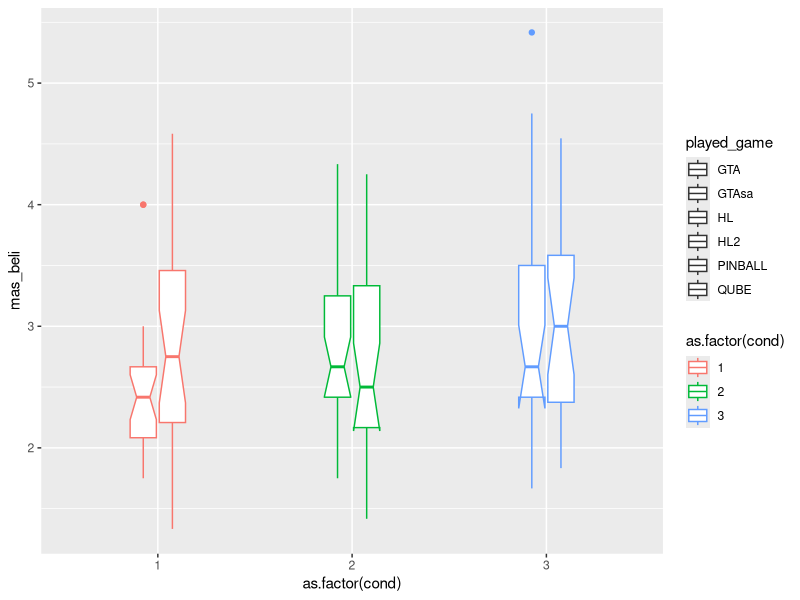
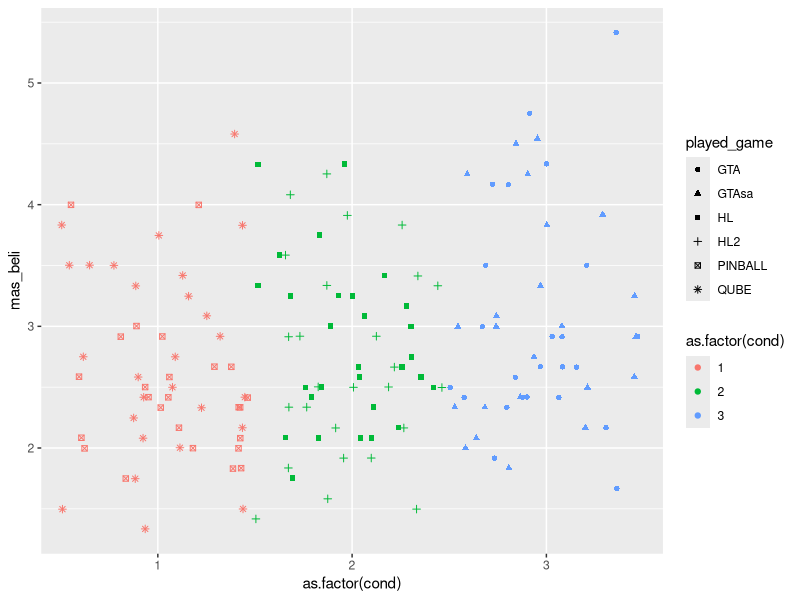
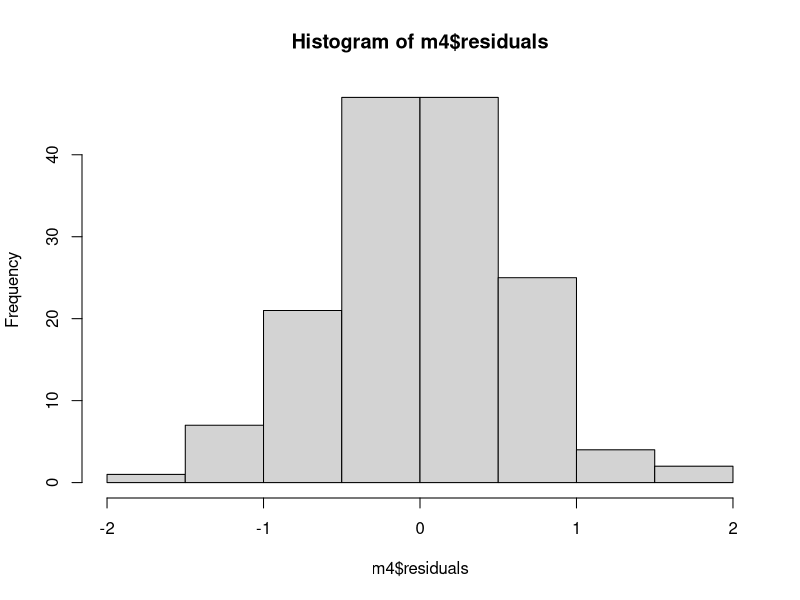
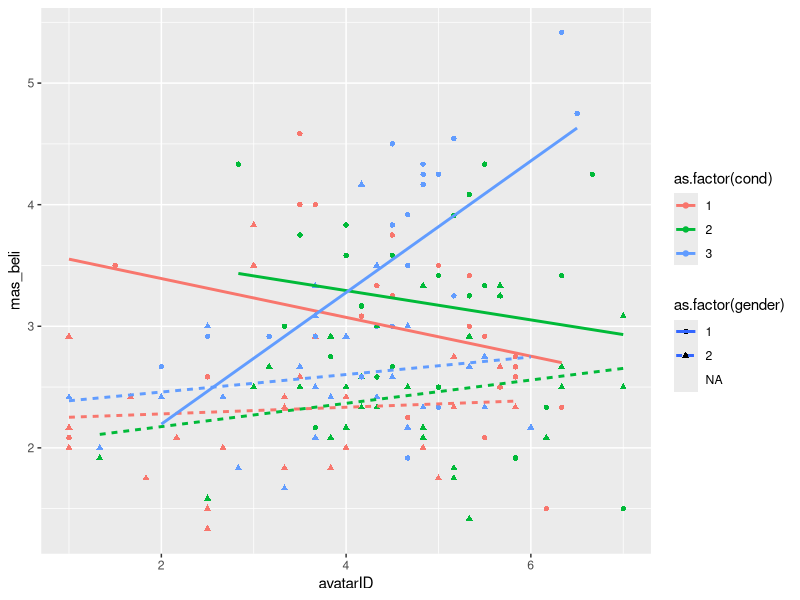
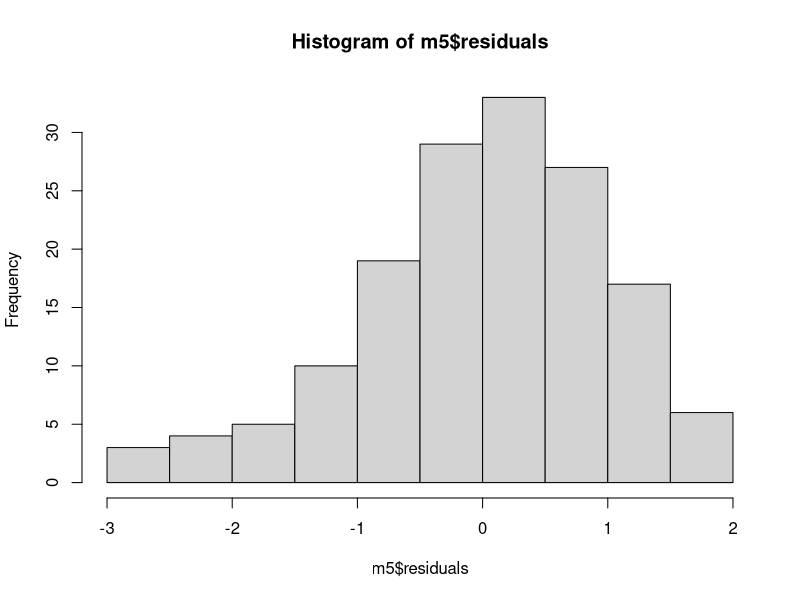
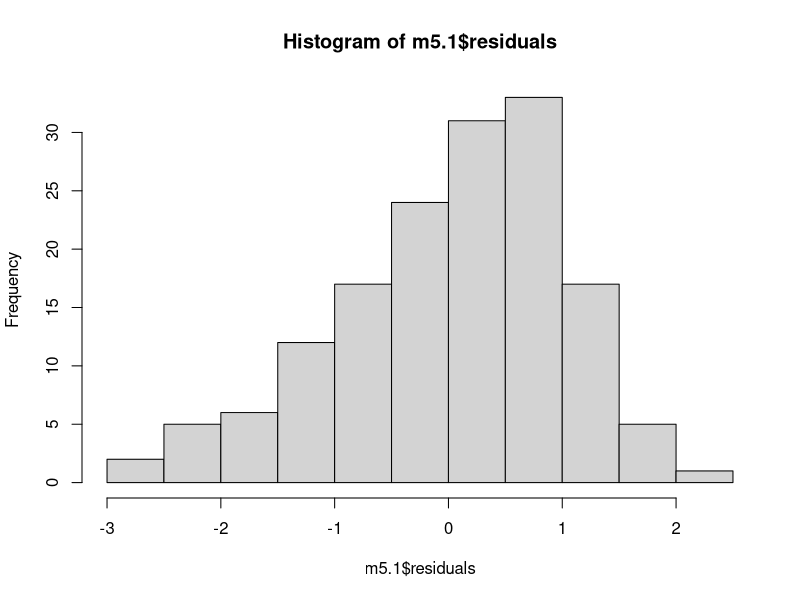
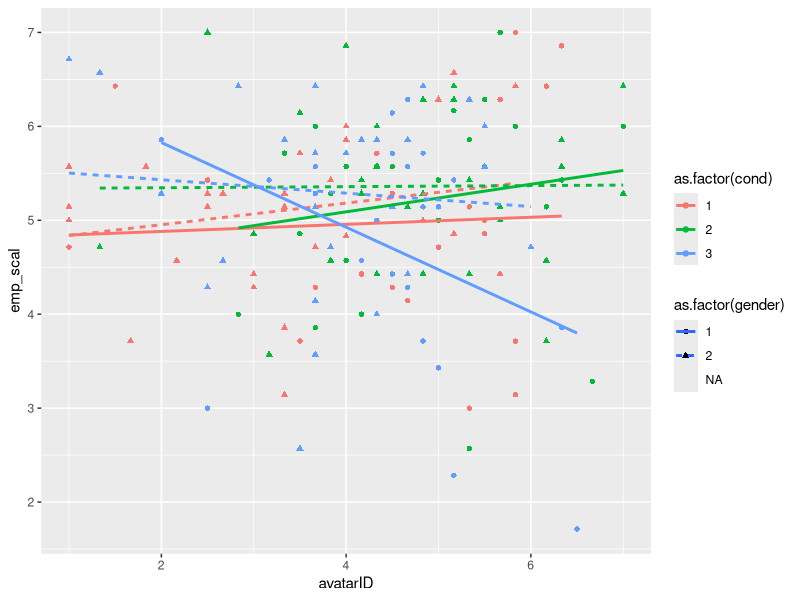
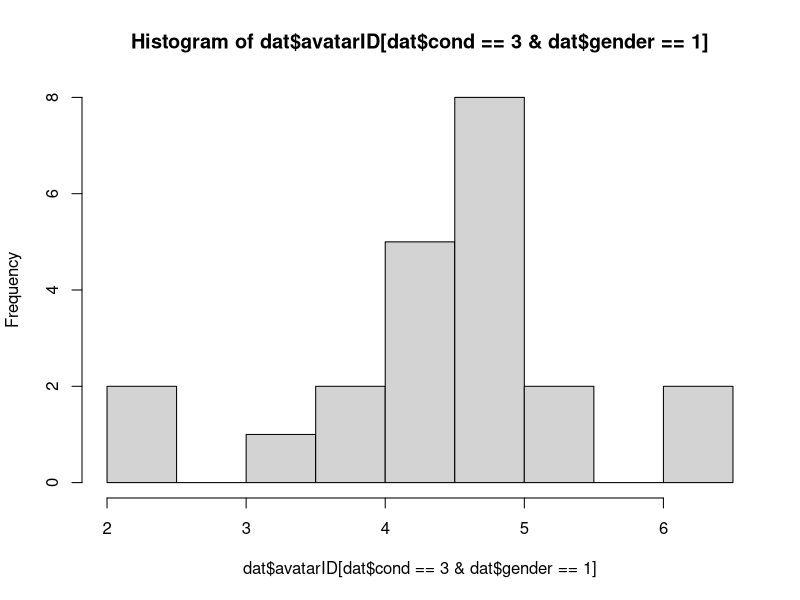

R code for these plots, in order: (Note: this script raises an error after producing the figures.)
# re-analysis of Gabbiadini et al. 2016
library(psych)
library(dplyr)
library(ggplot2)
library(lavaan)
library(car)

dat = read.csv("data_set_PLOS.csv")
table(dat$played_game, dat$condition, useNA = 'always')
table(dat$played_game, dat$cond, useNA = 'always')

# Experimental assignment
dat %>% 
  select(played_game:cond) %>% 
  distinct

# Avatar identification
dat %>% 
  select(avatar_id_embodied_presence1:avatar_id_char_empathy4) %>% 
  glimpse

# Masculine beliefs
dat %>% 
  select(MRNI1_aggr:MRNI15_restremotionality) %>% 
  glimpse

# Do these really belong together -- "demonstrate physical prowess" v 
# "use any means to 'convince' a girl to have sex"
dat %>% 
  select(MRNI1_aggr:MRNI15_restremotionality) %>% 
  psych::alpha()
# I guess so.  

# Empathy for victim?
dat %>% 
  select(Empathy_comprensione:Empathy_disinteresseR) %>% 
  glimpse

# Game rating. Was there a Game_rating_involvement1?
dat %>% 
  select(game_rating_involvement2_eccitante:game_rating_involvement3_coinvolgente) %>% 
  glimpse


# Analysis ---
# Effects of game on empathy towards women -- zilch ----
# I'm guessing "emp_scal" is their outcome -- empathy towards female violence victim
dat %>% 
  select(Empathy_comprensione:Empathy_disinteresse) %>% 
  psych::alpha(check.keys = T)

dat %>% 
  select(Empathy_comprensione:Empathy_disinteresse, emp_scal) %>% 
  cor(use = "pairwise") %>% 
  round(3)

m1 = aov(emp_scal ~ as.factor(condition), data = dat)
summary(m1)
TukeyHSD(m1) 

m1.1 = lm(emp_scal ~ cond, data = dat)
summary(m1.1)

tapply(dat$emp_scal, dat$cond, mean, na.rm = T)

# Moderated by gender?
m1.2 = lm(emp_scal ~ condition * as.factor(gender), data = dat)
summary(m1.2)
Anova(m1.2, type = 3) # No

# Get means by gender
tapply(dat$emp_scal, INDEX = list(dat$condition, dat$gender), FUN = mean, na.rm = T)
aov(emp_scal ~ condition, data = dat[dat$gender == 1,]) %>% TukeyHSD()
# No differences even among men

# Effects of game on masculine beliefs ----
# ANOVA
m2 = aov(mas_beli ~ condition, data = dat)
summary(m2)
TukeyHSD(m2) # GTA differs from nonviolent, p = .03

# Linear contrast
m2.1 = lm(mas_beli ~ cond, data = dat)
summary(m2.1)

ggplot(dat, aes(x = as.factor(cond), y = mas_beli, 
                col = as.factor(cond), shape = played_game)) +
  geom_boxplot(width = .3, notch = T)

ggplot(dat, aes(x = as.factor(cond), y = mas_beli, 
                col = as.factor(cond), shape = played_game)) +
  geom_point(position = position_jitter(width = .5))

# Identification with game character ----
# Greatest identification in half-life
m3 = aov(avatarID ~ condition, data = dat)
summary(m3)
TukeyHSD(m3) # HL is greater than GTA, greater than Qube/pinball

# Our predicted 3-way interaction between game, gender, and identification ---
m4 = lm(mas_beli ~ condition*as.factor(gender)*avatarID, data = dat)
summary(m4)
hist(m4$residuals)

ggplot(dat, aes(x = avatarID, y = mas_beli, col = as.factor(cond), 
                lty = as.factor(gender), shape = as.factor(gender))) +
  geom_point() + 
  geom_smooth(method = "lm", se = F)

# Does that 3-way interaction generalize to the primary outcome? ---
m5 = lm(emp_scal ~ as.factor(cond)*as.factor(gender)*avatarID, data = dat)
summary(m5) # No it does not
hist(m5$residuals)
Anova(m5, type = 3)

# Ordinal code?
m5.1 = lm(emp_scal ~ cond*as.factor(gender)*avatarID, data = dat)
summary(m5.1) # Still the answer is no
hist(m5.1$residuals)
Anova(m5.1, type = 3)

ggplot(dat, aes(x = avatarID, y = emp_scal, col = as.factor(cond), 
                lty = as.factor(gender), shape = as.factor(gender))) +
  geom_point() + 
  geom_smooth(method = 'lm', se = F)

# Kinda? But not significantly so.

# So just how many highly-identified violent male gamers are there?
hist(dat$avatarID[dat$cond == 3 & dat$gender == 1], breaks = 7)
sum(dat$avatarID[dat$cond == 3 & dat$gender == 1] > 4) # about 17
length(dat$avatarID[dat$cond == 3 & dat$gender == 1]) # out of 22

ggplot(dat, aes(x = mas_beli, y = emp_scal, col = as.factor(gender))) +
  geom_point() +
  geom_smooth(method = "lm")

# Were these two factors correlated in the control group? Yeah
dat %>% 
  filter(cond == 1) %>% 
  select(gender, mas_beli, emp_scal) %>% 
  cor(use = 'pairwise') %>% 
  round(3)

dat %>% 
  filter(cond == 1) %>% 
  ggplot(aes(x = mas_beli, y = emp_scal, col = as.factor(gender))) +
  geom_point() + 
  geom_smooth(method = "lm")

# Not sure if I'm contrast-coding this correctly
model.check = lm(emp_scal ~ mas_beli * C(as.factor(gender), "contr.treatment"), data = dat, subset = cond == 1)
summary(model.check)

# SEM ----
modelSEM = {
  "emp_scal ~ mas_beli
  mas_beli ~ cond101 + gend_con + avatad_IDcent +
              gender_codxcond101 + avatad_IDcentxgendercod + avatad_IDcentxcond101 +
              avatad_IDcentxgendercodxcond101"
}

model.sem = sem(modelSEM, data = dat)
summary(model.sem)
